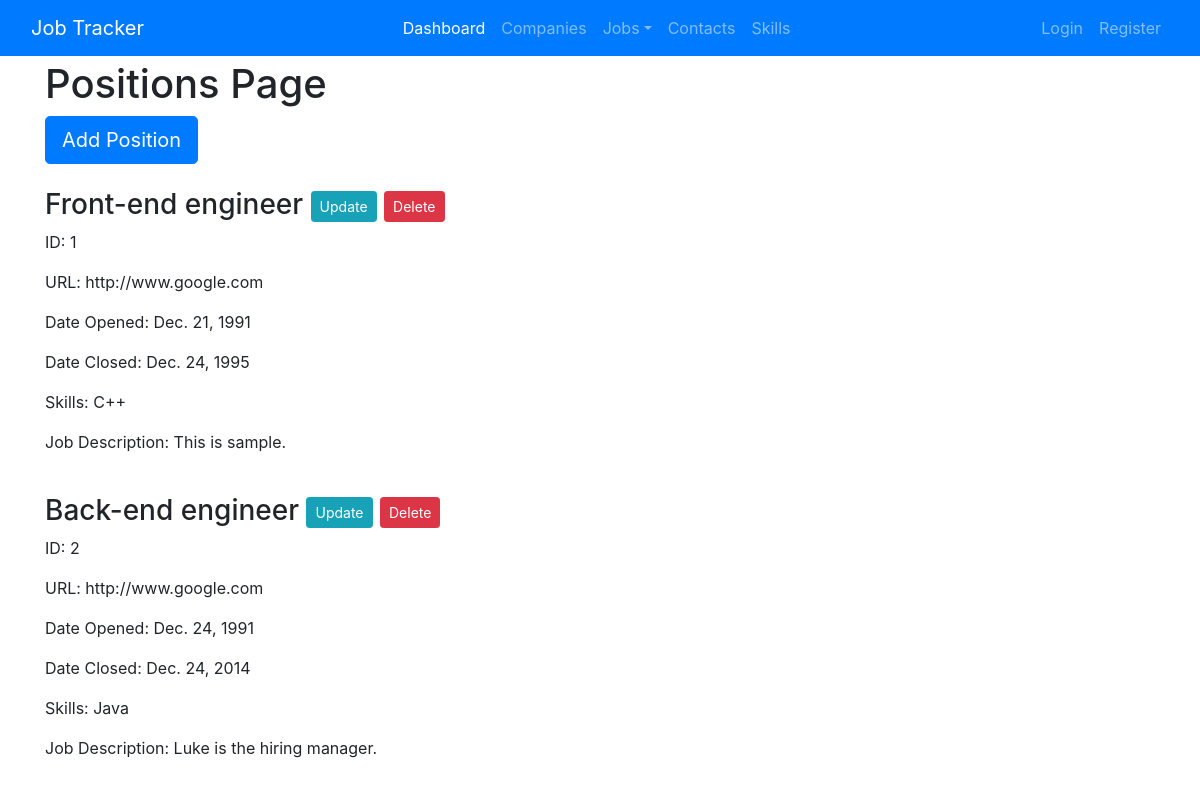
/positions/, run on the app's committed database.
### jobs/models.py (models this page shows, shortened)
class Position(models.Model):
	INDUSTRY_SKILL = [
		('Java', 'Java'),
		('C++', 'C++'),
		('Algorithm Design', 'Algorithm Design'),
		('Object Oriented', 'Object Oriented'),
		('Kubernetes', 'Kubernetes')
	]
	position_title = models.CharField(max_length=100)
	position_url = models.URLField(max_length=300, null=True)
	date_opened = models.DateField(null=True)
	date_closed = models.DateField(null=True, blank=True, default='')
	skills = models.CharField(choices=INDUSTRY_SKILL, max_length=100) # Need to look into multiple selection
	job_description = models.TextField(null=True)

### jobs/views.py (the view)
# urls.py: path('positions/', PositionListView.as_view(), name='jobs-list-positions'),
class PositionListView(ListView):
    model = Position
    template_name = 'jobs/positions.html'
    context_object_name = 'positions'

### jobs/templates/jobs/positions.html
{% extends "jobs/base.html" %}
{% block content %}
    <h1>Positions Page</h1>
    <button type="button" class="btn btn-primary btn-lg" onclick="location.href='/positions/new'">Add Position</button></br></br>
	{% for position in positions %}
		<h3>{{ position.position_title }}
            <a class="btn btn-sm btn-info" href="{% url 'jobs-update-position' position.id %}"> Update</a>
            <a class="btn btn-sm btn-danger" href="{% url 'jobs-delete-position' position.id %}"> Delete</a>
        </h3>
        <p>ID: {{ position.id }}</p>
        <p>URL: {{ position.position_url }}</p>
        <p>Date Opened: {{ position.date_opened }}</p>
        <p>Date Closed: {{ position.date_closed }}</p>
        <p>Skills: {{ position.skills }}</p>
        <p>Job Description: {{ position.job_description }}</p></br>
	{% endfor %}
{% endblock content %}

### jobs/static/jobs/style.css (style rules this page uses)
body { padding-top: 60px; }

### data on the page
Position: position_title "Front-end engineer", id "1", position_url "http://www.google.com", date_opened "Dec. 21, 1991", date_closed "Dec. 24, 1995", skills "C++", job_description "This is sample."
Position: position_title "Back-end engineer", id "2", position_url "http://www.google.com", date_opened "Dec. 24, 1991", date_closed "Dec. 24, 2014", skills "Java", job_description "Luke is the hiring manager."
